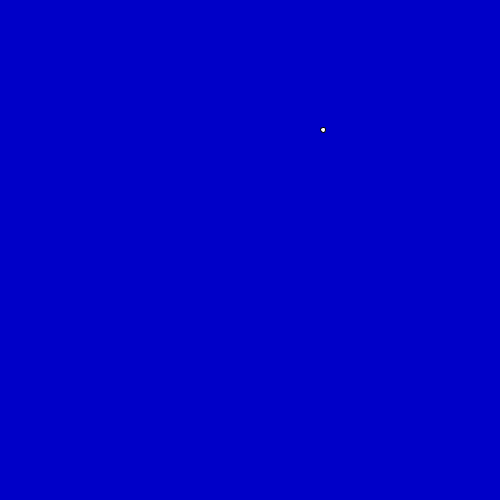
Frame 1 (no input)
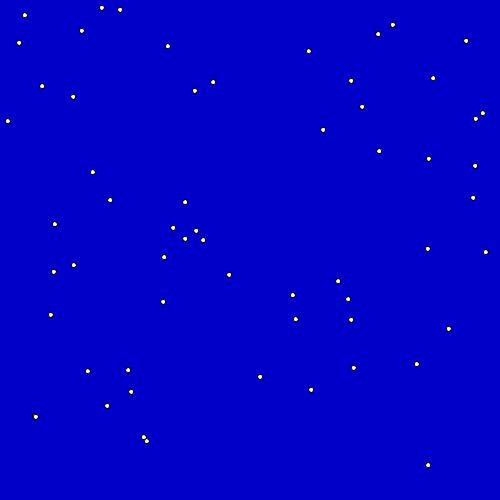
Frame 60 (the mouse pressed at the canvas centre just before this capture)
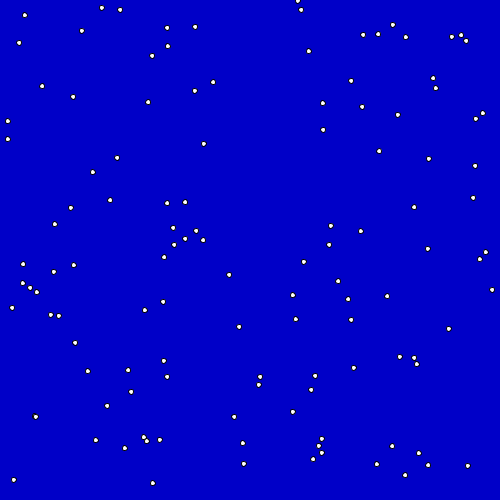
Frame 120 (the mouse held since frame 60 and released just before this capture)

The Processing sketch that drew these frames (run headless with seeded random() and noise(); from frame 60 on, the mouse is pressed at the canvas centre):

// Processing sketch: processing_186506
// ── processing_186506.pde

void setup() {
  size(500,500);
  background(0, 0,200);
}
 
void draw() {
  fill(255,255,255);
  ellipse(random(500),random(500),5,5);
}
 
void mouseClicked() {
  background(0, 200, 0);
}
